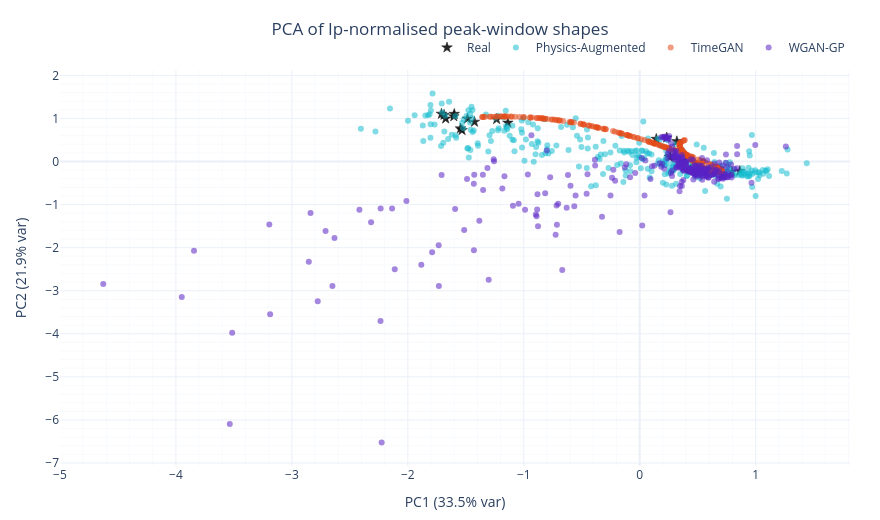

Notebook code for this chart:
### Markdown cell above
### 4.2 PCA of peak-window shapes

Projects the Ip-normalised peak window of every signal into 2D. Tight
overlap with the black Real stars means the source is not inventing new peak
shapes.

### Code cell
fa.plot_feature_pca_scatter(E, real, sources).show()

### Figure 1 — Plotly figure (JSON) as saved in the notebook; plotly's stock layout.template omitted (floating-point values rounded to 4 significant figures; data arrays with more than 128 entries replaced by an {"elided": "..."} marker saying what was removed)
{"data": [{"marker": {"color": "#111111", "line": {"color": "black", "width": 0.5}, "opacity": 0.9, "size": 8, "symbol": "star"}, "mode": "markers", "name": "Real", "type": "scatter", "x": [0.1428, 0.233, 0.3204, 0.2545, 0.264, 0.3918, 0.4404, 0.4432, 0.4488, 0.5419, 0.4413, 0.4928, 0.4247, 0.641, 0.4797, 0.7944, 0.7177, 0.6258, 0.4954, 0.6754, 0.8636, 0.5381, 0.6788, 0.5405, 0.6056, 0.58, 0.5192, 0.5505, 0.7164, -1.486, -1.425, -1.688, -1.603, -1.599, -1.71, -1.533, -1.137, -1.674, -1.546, -1.234], "y": [0.5227, 0.5549, 0.4682, 0.1055, 0.12, 0.0001875, -0.1773, -0.1923, -0.1943, -0.2277, -0.187, -0.2234, -0.2005, -0.2707, -0.1837, -0.2395, -0.2306, -0.207, -0.178, -0.2227, -0.2217, -0.1791, -0.2207, -0.1959, -0.2049, -0.2292, -0.2318, -0.267, -0.3095, 0.9929, 0.9209, 1.081, 1.048, 1.103, 1.105, 0.7268, 0.8986, 0.9961, 0.7645, 0.9819]}, {"marker": {"color": "#17becf", "opacity": 0.55, "size": 6, "symbol": "circle"}, "mode": "markers", "name": "Physics-Augmented", "type": "scatter", "x": {"elided": "300 float values"}, "y": {"elided": "300 float values"}}, {"marker": {"color": "#e34a1a", "opacity": 0.55, "size": 6, "symbol": "circle"}, "mode": "markers", "name": "TimeGAN", "type": "scatter", "x": {"elided": "300 float values"}, "y": {"elided": "300 float values"}}, {"marker": {"color": "#5a23c4", "opacity": 0.55, "size": 6, "symbol": "circle"}, "mode": "markers", "name": "WGAN-GP", "type": "scatter", "x": {"elided": "300 float values"}, "y": {"elided": "300 float values"}}], "layout": {"height": 520, "legend": {"orientation": "h", "x": 1, "xanchor": "right", "y": 1.02, "yanchor": "bottom"}, "margin": {"b": 50, "l": 60, "r": 30, "t": 70}, "title": {"text": "PCA of Ip-normalised peak-window shapes", "x": 0.5, "xanchor": "center"}, "width": 880, "xaxis": {"minor": {"showgrid": true}, "showgrid": true, "title": {"text": "PC1 (33.5% var)"}}, "yaxis": {"minor": {"showgrid": true}, "showgrid": true, "title": {"text": "PC2 (21.9% var)"}}}}
